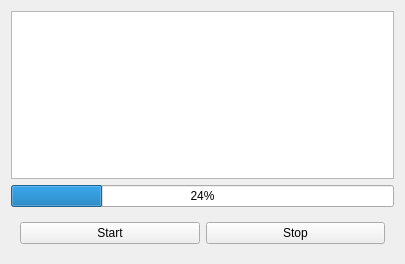
<?xml version="1.0" encoding="UTF-8"?>
<ui version="4.0">
 <class>Widget</class>
 <widget class="QWidget" name="Widget">
  <property name="geometry">
   <rect>
    <x>0</x>
    <y>0</y>
    <width>405</width>
    <height>264</height>
   </rect>
  </property>
  <property name="windowTitle">
   <string>Widget</string>
  </property>
  <layout class="QVBoxLayout" name="verticalLayout">
   <item>
    <widget class="QTextBrowser" name="textBrowser"/>
   </item>
   <item>
    <widget class="QProgressBar" name="progressBar">
     <property name="value">
      <number>24</number>
     </property>
    </widget>
   </item>
   <item>
    <widget class="QWidget" name="widget" native="true">
     <layout class="QHBoxLayout" name="horizontalLayout">
      <item>
       <widget class="QPushButton" name="btnStart">
        <property name="text">
         <string>Start</string>
        </property>
       </widget>
      </item>
      <item>
       <widget class="QPushButton" name="btnStop">
        <property name="text">
         <string>Stop</string>
        </property>
       </widget>
      </item>
     </layout>
    </widget>
   </item>
  </layout>
 </widget>
 <resources/>
 <connections/>
</ui>
